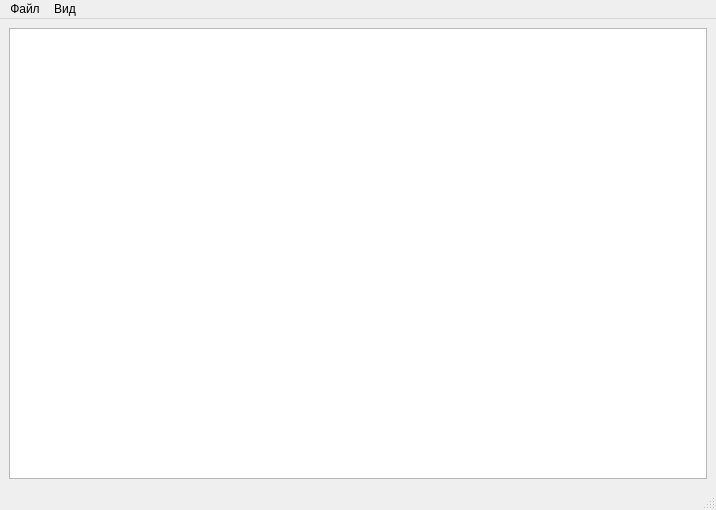
<?xml version="1.0" encoding="UTF-8"?>
<ui version="4.0">
 <class>MainWindow</class>
 <widget class="QMainWindow" name="MainWindow">
  <property name="geometry">
   <rect>
    <x>0</x>
    <y>0</y>
    <width>716</width>
    <height>510</height>
   </rect>
  </property>
  <property name="windowTitle">
   <string>Безымянный - Блокнот</string>
  </property>
  <widget class="QWidget" name="centralwidget">
   <property name="enabled">
    <bool>true</bool>
   </property>
   <property name="sizePolicy">
    <sizepolicy hsizetype="Expanding" vsizetype="Expanding">
     <horstretch>0</horstretch>
     <verstretch>0</verstretch>
    </sizepolicy>
   </property>
   <layout class="QGridLayout" name="gridLayout">
    <item row="0" column="0">
     <widget class="QTextEdit" name="textEdit">
      <property name="sizePolicy">
       <sizepolicy hsizetype="Expanding" vsizetype="Expanding">
        <horstretch>0</horstretch>
        <verstretch>0</verstretch>
       </sizepolicy>
      </property>
      <property name="maximumSize">
       <size>
        <width>16777215</width>
        <height>16777215</height>
       </size>
      </property>
     </widget>
    </item>
   </layout>
  </widget>
  <widget class="QMenuBar" name="menubar">
   <property name="geometry">
    <rect>
     <x>0</x>
     <y>0</y>
     <width>716</width>
     <height>21</height>
    </rect>
   </property>
   <widget class="QMenu" name="menu">
    <property name="title">
     <string>Файл</string>
    </property>
    <addaction name="separator"/>
    <addaction name="action_newwindow"/>
    <addaction name="action_newfile"/>
    <addaction name="action_openfile"/>
    <addaction name="action_savefile"/>
    <addaction name="action_savefileas"/>
    <addaction name="separator"/>
    <addaction name="action_exit"/>
   </widget>
   <widget class="QMenu" name="menu_2">
    <property name="title">
     <string>Вид</string>
    </property>
    <addaction name="action_zoomin"/>
    <addaction name="action_zoomout"/>
    <addaction name="action_reset"/>
   </widget>
   <addaction name="menu"/>
   <addaction name="menu_2"/>
  </widget>
  <widget class="QStatusBar" name="statusbar"/>
  <action name="action_newfile">
   <property name="text">
    <string>Новый</string>
   </property>
   <property name="shortcut">
    <string>Ctrl+N</string>
   </property>
  </action>
  <action name="action_openfile">
   <property name="text">
    <string>Открыть</string>
   </property>
   <property name="shortcut">
    <string>Ctrl+O</string>
   </property>
  </action>
  <action name="action_savefile">
   <property name="text">
    <string>Сохранить</string>
   </property>
   <property name="shortcut">
    <string>Ctrl+S</string>
   </property>
  </action>
  <action name="action_savefileas">
   <property name="text">
    <string>Сохранить как</string>
   </property>
   <property name="shortcut">
    <string>Ctrl+Shift+S</string>
   </property>
  </action>
  <action name="action_zoomin">
   <property name="text">
    <string>Увеличить шрифт</string>
   </property>
   <property name="shortcut">
    <string>Ctrl+=</string>
   </property>
  </action>
  <action name="action_zoomout">
   <property name="text">
    <string>Уменьшить шрифт</string>
   </property>
   <property name="shortcut">
    <string>Ctrl+-</string>
   </property>
  </action>
  <action name="action_reset">
   <property name="text">
    <string>Сбросить</string>
   </property>
   <property name="shortcut">
    <string>Ctrl+0</string>
   </property>
  </action>
  <action name="action_newwindow">
   <property name="text">
    <string>Новое окно</string>
   </property>
   <property name="shortcut">
    <string>Ctrl+Shift+N</string>
   </property>
  </action>
  <action name="action_exit">
   <property name="text">
    <string>Выход</string>
   </property>
  </action>
 </widget>
 <resources/>
 <connections/>
</ui>
